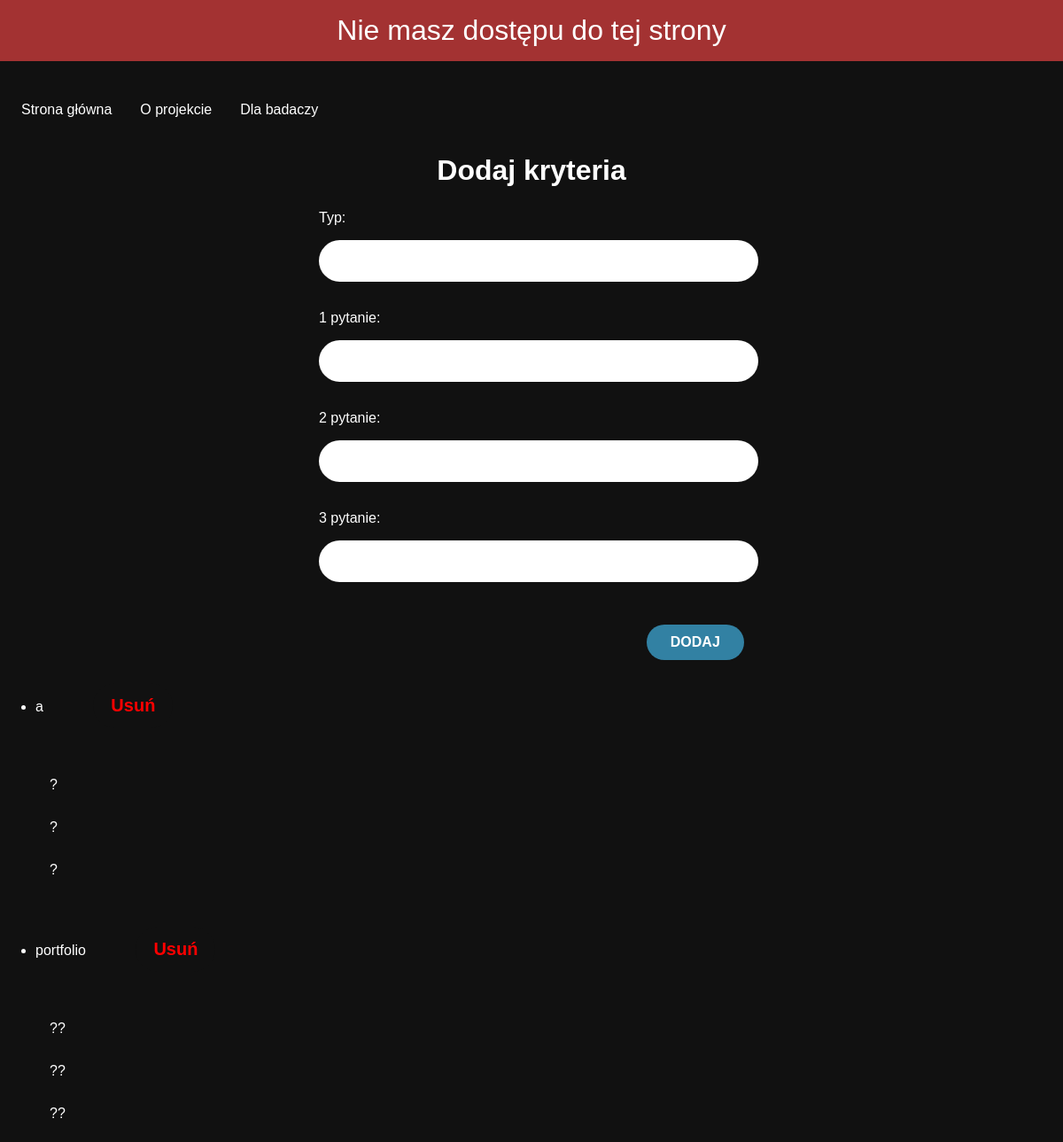
/question/add, run on an earlier commit of the app's database.
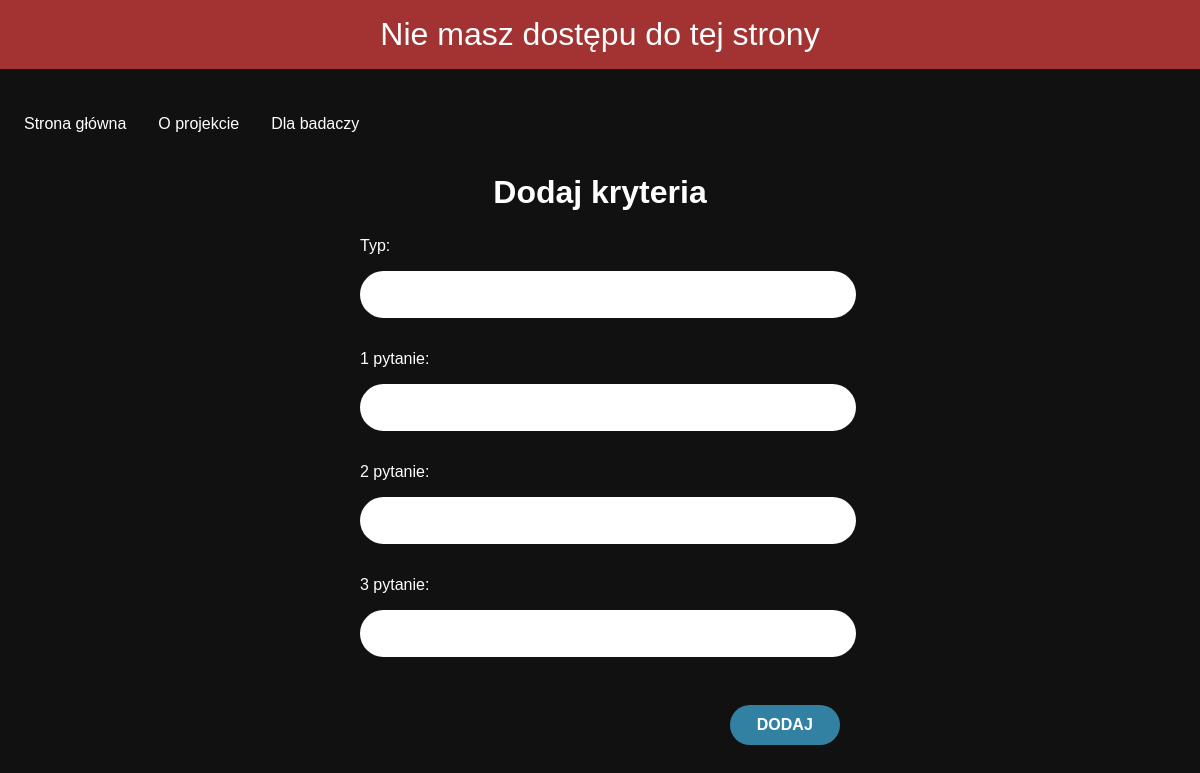
And on a later commit of the database.
### app.py (models this page shows, shortened)
class Question(db.Model):
    id = db.Column(db.Integer, primary_key=True)
    type = db.Column(db.String(200), nullable=False, unique=True)
    q1 = db.Column(db.String(200), nullable=False)
    q2 = db.Column(db.String(200), nullable=False)
    q3 = db.Column(db.String(200), nullable=False)

### app.py (the view, shortened to what this page needs)
@app.route('/question/add', methods=['GET', 'POST'])
def add_question():
    if is_not_logged():
        return redirect(url_for('index'))
    form = QuestionForm()
    our_questions = Question.query.order_by(Question.id)
    persons = Responder.query.order_by(Responder.id)
    return render_template("add_question.html", form=form, our_questions=our_questions, persons=persons)

### app.py
class QuestionForm(FlaskForm):
    type = StringField("Typ: ", validators=[DataRequired()])
    q1 = StringField("1 pytanie: ", validators=[DataRequired()])
    q2 = StringField("2 pytanie: ", validators=[DataRequired()])
    q3 = StringField("3 pytanie: ", validators=[DataRequired()])
    submit = SubmitField("DODAJ")

### app.py (called while the page is built)
def is_not_logged():
    if 'logged' not in session or session['logged']==False:
        flash('Nie masz dostępu do tej strony')

### templates/add_question.html (shortened to what this page needs)
{% extends 'base.html' %}
{% block body %}
<h2>Dodaj kryteria</h2>
<form action="/question/add" method="POST" enctype="multipart/form-data" class="question-form">
        {{ form.type.label(class="form-label")}}
        {{ form.type(class="form-control") }}
        {{ form.q1.label(class="form-label") }}
        {{ form.q1(class="form-control") }}
        {{ form.q2.label(class="form-label") }}
        {{ form.q2(class="form-control") }}
        {{ form.q3.label(class="form-label") }}
        {{ form.q3(class="form-control") }}
    {{ form.submit(class="btn btn-primary") }}
    <br>
</form>
<ul>
{% for our_question in our_questions %}
    <li>{{ our_question.type }} <form action="{{ url_for('delete_question', question_type=our_question.type) }}" method="post" style="display:inline;">
        <button type="submit" class="btn-delete">Usuń</button>
    </form></li>
    <p>{{ our_question.q1 }}</p>
    <p>{{ our_question.q2 }}</p>
    <p>{{ our_question.q3 }}</p>
{% endfor %}
</ul>
{% endblock %}

### templates/base.html (shortened to what this page needs)
<!DOCTYPE html>
<html lang="en">
<head>
    <link rel="stylesheet" href="{{ url_for('static', filename='css/main.css') }}">
    {% with messages = get_flashed_messages() %}
  {% if messages %}
    <ul class=flashes>
    {% for message in messages %}
      <li>{{ message }}</li>
    {% endfor %}
    </ul>
  {% endif %}
{% endwith %}
</head>
<body>
    <nav>
        <ul class="menu-items">
            <li><a class="{{ home }}" href="{{ url_for('index') }}">Strona główna</a></li>
            <li><a class="{{ about }}" href="{{ url_for('about') }}">O projekcie</a></li>
            <li><a class="{{ for_researchers }}" href=" {{ url_for('for_researchers') }}">Dla badaczy</a></li>
          </ul>
    </nav>
    {% block body %}
    {% endblock %}
</body>
</html>

### static/css/main.css (style rules this page uses)
body { margin: 0; font-family: sans-serif; background-color: #111111; color: white; }
h2 { text-align: center; font-size: 2rem; }
.flashes { background-color: #A33232; padding: 1rem; margin-top: 0; font-size: 2rem; text-align: center; list-style-type: none; }
nav ul { list-style-type: none; margin: 0.5rem; padding: 0; overflow: hidden; }
nav li { float: left; }
nav li a { display: block; color: white; text-align: center; padding: 14px 16px; text-decoration: none; }
button, .btn { border: 2px solid white; border-radius: 50px; background-color: #111; color: white; font-size: 20px; font-weight: bold; padding: 14px 20px; margin: 2rem; }
form { padding: 0 20px 20px; }
.site-form, .question-form, .particulars-form { position: relative; margin-bottom: 1rem; padding-bottom: 1rem; width: 30rem; left: 50%; transform: translateX(-50%); }
.site-form label, .question-form label { display: inline-block; }
.password input,.site-form input,.site-form textarea,.question-form input,.question-form textarea { border: none; border-radius: 45px; display: block; width: 100%; padding: 1rem 0.5rem 1rem; margin-top: 1rem; margin-bottom: 2rem; }
.site-form .btn, .question-form .btn, .particulars-form .btn { background-color: #3281a3; border: none; border-radius: 45px; color: #fff; display: block; font-size: 16px; padding: 0.7rem 1.7rem; margin: 1rem 0; width: auto; float: right; }

What changed in the data, as far as the page shows it:
removed Question: type "a", q1 "?", q2 "?", q3 "?"
removed Question: type "portfolio", q1 "??", q2 "??", q3 "??"
